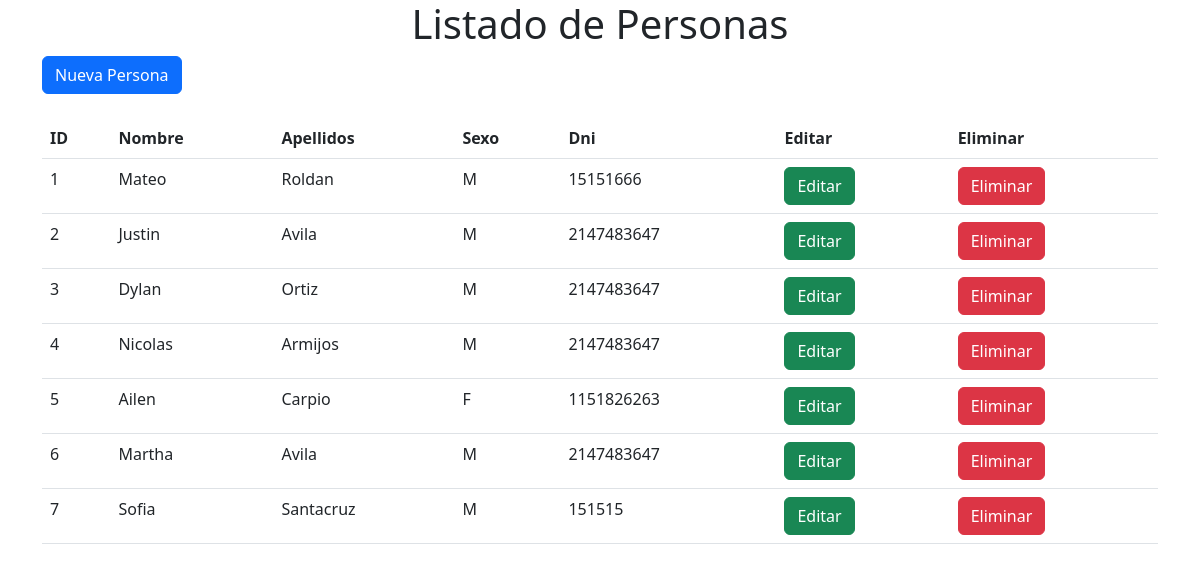
The page / on the database its author committed.
### tables this page shows
CREATE TABLE `personas` (
  `id` int(11) NOT NULL,
  `nombre` varchar(30) NOT NULL,
  `apellidos` varchar(30) NOT NULL,
  `sexo` char(1) NOT NULL,
  `dni` int(8) NOT NULL
);

### listar.php (called while the page is built)
<?php
include_once("conexion.php");
$sentencia=$base_de_datos->query("select * from personas;");
$personas=$sentencia->fetchAll(PDO::FETCH_OBJ);
?>

### index.php (the view, shortened to what this page needs)
<!DOCTYPE html>
<html lang="en">
<head>
    <link href="https://cdn.jsdelivr.net/npm/bootstrap@5.3.0-alpha3/dist/css/bootstrap.min.css" rel="stylesheet">
</head>
<body>
    <div class="container">
    <h1 class="text-center">Listado de Personas</h1>
    <button type="button" class="btn btn-primary" data-bs-toggle="modal" data-bs-target="#insertar">
  Nueva Persona
</button>
<br>
<br>
<table class="table caption-top">
  <thead>
    <tr>
      <th scope="col">ID</th>
      <th scope="col">Nombre</th>
      <th scope="col">Apellidos</th>
      <th scope="col">Sexo</th>
      <th scope="col">Dni</th>
      <th scope="col">Editar</th>
      <th scope="col">Eliminar</th>
    </tr>
  </thead>
  <tbody>
<?php include_once("listar.php");?>
<?php foreach($personas as $persona) {?>
<tr>
    <td><?php echo $persona->id?></td>
    <td><?php echo $persona->nombre?></td>
    <td><?php echo $persona->apellidos?></td>
    <td><?php echo $persona->sexo?></td>
    <td><?php echo $persona->dni?></td>
    <td><button type="button" class="btn btn-success editbtn" data-bs-toggle="modal" data-bs-target="#editar">
    Editar
  </button></td>
  <td><button type="button" class="btn btn-danger deletebtn" data-bs-toggle="modal" data-bs-target="#eliminar">
    Eliminar
  </button></td>
</tr>
<?php   }?>
    </tbody>
</table>
    </div>
</body>
</html>

### rows shown on the page
personas: id "1", nombre "Mateo", apellidos "Roldan", sexo "M", dni "15151666"
personas: id "2", nombre "Justin", apellidos "Avila", sexo "M", dni "2147483647"
personas: id "3", nombre "Dylan", apellidos "Ortiz", sexo "M", dni "2147483647"
personas: id "4", nombre "Nicolas", apellidos "Armijos", sexo "M", dni "2147483647"
personas: id "5", nombre "Ailen", apellidos "Carpio", sexo "F", dni "1151826263"
personas: id "6", nombre "Martha", apellidos "Avila", sexo "M", dni "2147483647"
personas: id "7", nombre "Sofia", apellidos "Santacruz", sexo "M", dni "151515"
